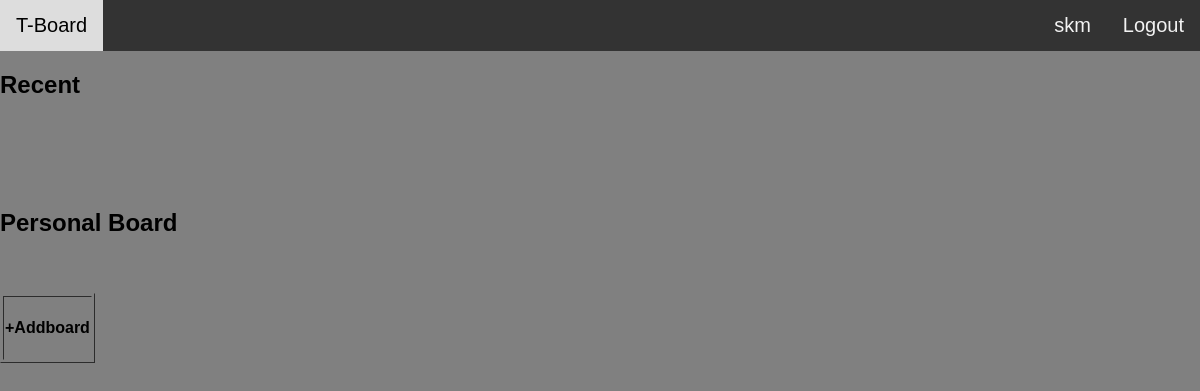
Page /personal_board/ (signed in) on the earlier database version.
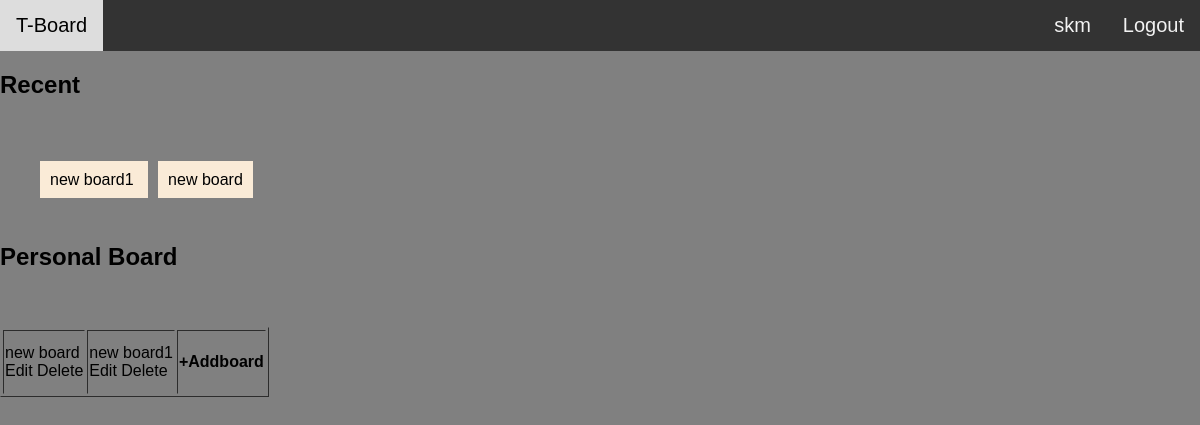
Same page on the later database version.
### personal_board_system/models.py (models this page shows)
class PersonalBoard(models.Model):
	user = models.ForeignKey(User,on_delete=models.CASCADE)
	title = models.CharField(max_length = 100)
	last_viewed = models.DateTimeField(default= datetime.now,blank=True)

### personal_board_system/views.py (the view)
# urls.py: path('personal_board/',views.personal_board,name="personal_board"),
def personal_board(request):
	user = request.user
	boards = PersonalBoard.objects.filter(user=user)
	cursor = connection.cursor()
	cursor.execute("select * from personal_board_system_personalboard order by last_viewed desc limit 5")
	recent_boards = cursor.fetchall()
	return(render(request,'personal_board_system/personalboards.html',{'personal_boards':boards,'recent_boards':recent_boards}))

### personal_board_system/templates/personal_board_system/personalboards.html
<!doctype html>
<head>
  {% load static %}
  {% load placeholder %}
  <link rel="stylesheet" type="text/css" href="{% static 'accounts.css' %}">
  <link rel="stylesheet" type="text/css" href="{% static 'personal_board_system/personalboard.css' %}">
</head>
<body>
  	{% include "accounts/includes/navbar.html" %}
	<h2>Recent</h2>
	<br><br>
	<ul class="list-boards">
	{% for recent_board in recent_boards %}
		<div class="container">
		<li class="list-board-item">
			<a class="board-tile" href="/personal_board_lists/?id={{recent_board.id}}">{{recent_board.1}}</a>
		</li>
		</div>
	{% endfor %}
	</ul>
	<br>
	<h2>Personal Board</h2>
	<br><br>
	<table border=1px solid >
	<tr>
	{% for personal_board in personal_boards %}
		<td>
		<a href="/personal_board_lists/?id={{personal_board.id}}">{{personal_board.title}}</a>
		<br>
		<a href="/edittitlepersonalboard/?board_id={{personal_board.id}}">Edit</a>
		<a href="/deletepersonalboard/?board_id={{personal_board.id}}">Delete</a>
		</td>
	{% endfor %}
	<td>
	<h4><a href="/addpersonalboard">+</a>Addboard</h4>
	</td>
	</tr>
	</table>
</body>
</html>

### accounts/templates/accounts/includes/navbar.html
<body>
<div class="topnav">
      <a href="/" class="nav">T-Board</a>
        {% if user.is_authenticated %}
          <a href="/logout" class="nav rit">Logout</a>
          <a href="/myaccount" class="nav rit">{{user.username}}</a>
        {% else %}
        <a href="/register" class="nav rit">Register</a>
        <a href="/login" class="nav rit">LogIn</a>
        {% endif %}
</div>
</body>

### accounts/static/accounts.css (style rules this page uses)
a { text-decoration: none; }
body { margin: 0; font-family: Arial, Helvetica, sans-serif; background-color: grey; }
.rit { float: right; }
.topnav { overflow: hidden; background-color: #333; }
.nav { display: inline-block; text-align: center; }
.topnav a { color: #f2f2f2; text-align: center; padding: 14px 16px; text-decoration: none; font-size: 20px; }

### personal_board_system/static/personal_board_system/personalboard.css (style rules this page uses)
.container { display: inline; }
.list-board-item { padding: 10px 10px; background-color: antiquewhite; display: inline; margin-right: 10px; }
ul { list-style: none; }
a { color: black; }

Differences in the rows shown:
added PersonalBoard: title "new board"
added PersonalBoard: title "new board1"
Other differences:
new list line: "new board1"
new list line: "new board"
